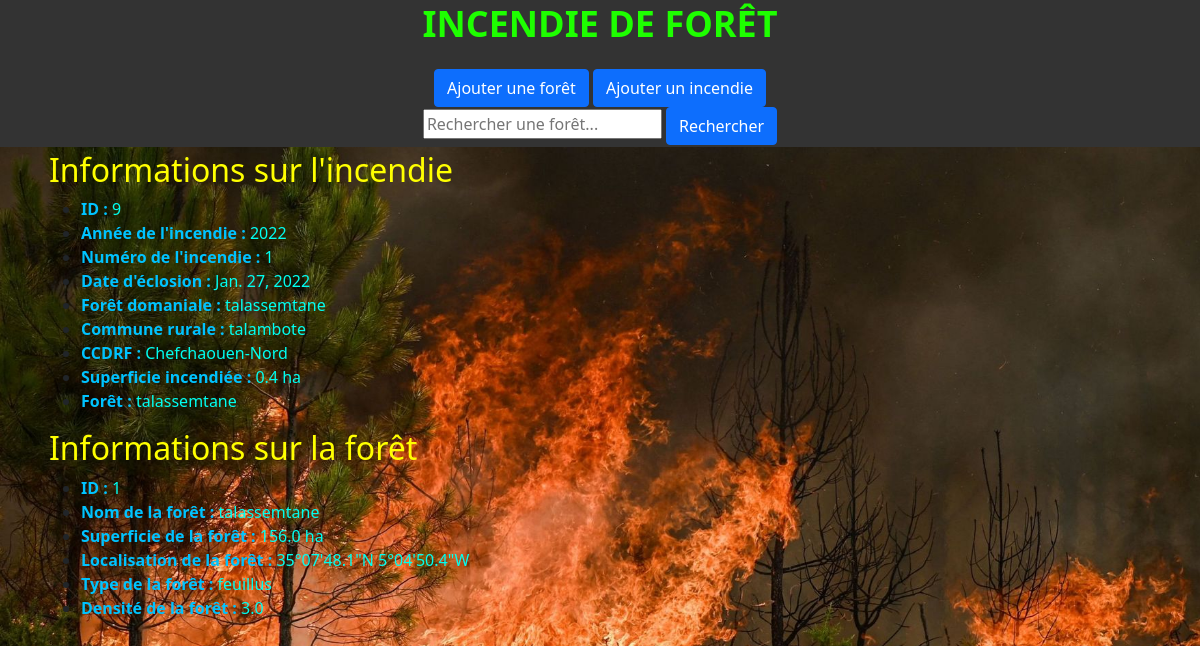
Screenshot of /incendie/9/ with the database file from the repository.
### incendie_foret/models.py (models this page shows, shortened)
class Incendie(models.Model):
    id_incendie = models.AutoField(primary_key=True)
    annee_incendie = models.IntegerField()
    numero = models.CharField(max_length=100)
    date_eclosion = models.DateField(default=timezone.now)
    foret_domaniale = models.CharField(max_length=100)
    commune_rurale = models.CharField(max_length=100)
    ccdrf = models.CharField(max_length=100)
    superficie_incendiee = models.FloatField()
    id_foret = models.ForeignKey(Foret, on_delete=models.CASCADE)

class Foret(models.Model):
    id_foret = models.AutoField(primary_key=True)
    nom = models.CharField(max_length=100)
    superficie = models.FloatField()
    localisation = models.CharField(max_length=100)
    type = models.CharField(max_length=100)
    densite = models.FloatField()
    def __str__(self):
        return self.nom

### incendie_foret/views.py (the view)
# urls.py: path('incendie/<int:pk>/', views.incendie_foret_detail, name='incendie_foret_detail'),
def incendie_foret_detail(request, pk):
    incendie = get_object_or_404(Incendie, pk=pk)
    return render(request, 'incendie_foret/incendie_foret_detail.html', {'incendie': incendie})

### incendie_foret/templates/incendie_foret/incendie_foret_detail.html
{% extends 'incendie_foret/base.html' %}
{% block content %}
<article class="incendie">
    <h2><span class="red-text">Informations sur l'incendie</span></h2>
    <ul>
        <li><strong><span class="blue-text">ID :</span></strong> <span class="info">{{ incendie.id_incendie }}</span></li>
        <li><strong><span class="blue-text">Année de l'incendie :</span></strong> <span class="info">{{ incendie.annee_incendie }}</span></li>
        <li><strong><span class="blue-text">Numéro de l'incendie :</span></strong> <span class="info">{{ incendie.numero }}</span></li>
        <li><strong><span class="blue-text">Date d'éclosion :</span></strong> <span class="info">{{ incendie.date_eclosion }}</span></li>
        <li><strong><span class="blue-text">Forêt domaniale :</span></strong> <span class="info">{{ incendie.foret_domaniale }}</span></li>
        <li><strong><span class="blue-text">Commune rurale :</span></strong> <span class="info">{{ incendie.commune_rurale }}</span></li>
        <li><strong><span class="blue-text">CCDRF :</span></strong> <span class="info">{{ incendie.ccdrf }}</span></li>
        <li><strong><span class="blue-text">Superficie incendiée :</span></strong> <span class="info">{{ incendie.superficie_incendiee }} ha</span></li>
        <li><strong><span class="blue-text">Forêt :</span></strong> <span class="info">{{ incendie.id_foret }}</span></li>
    </ul>
</article>
<article class="foret">
    <h2><span class="red-text">Informations sur la forêt</span></h2>
    <ul>
        <li><strong><span class="blue-text">ID :</span></strong> <span class="info">{{ incendie.id_foret.id_foret }}</span></li>
        <li><strong><span class="blue-text">Nom de la forêt :</span></strong> <span class="info">{{ incendie.id_foret.nom }}</span></li>
        <li><strong><span class="blue-text">Superficie de la forêt :</span></strong> <span class="info">{{ incendie.id_foret.superficie }} ha</span></li>
        <li><strong><span class="blue-text">Localisation de la forêt :</span></strong> <span class="info">{{ incendie.id_foret.localisation }}</span></li>
        <li><strong><span class="blue-text">Type de la forêt :</span></strong> <span class="info">{{ incendie.id_foret.type }}</span></li>
        <li><strong><span class="blue-text">Densité de la forêt :</span></strong> <span class="info">{{ incendie.id_foret.densite }}</span></li>
    </ul>
</article>
{% endblock %}

### incendie_foret/static/css/incendie.css (style rules this page uses)
body { background-image: url("./image/photo_incendie.jpg"); background-size: cover; background-repeat: no-repeat; background-position: center; margin: 0; padding-top: 150px; }
.info { color: #00fff2; }
.blue-text { color: #82ff44; }
.red-text { color: #ffff00; }
.blue-text { color: #00c3ff; }

### rows the page displays
Incendie: id_incendie "9", annee_incendie "2022", numero "1", date_eclosion "Jan. 27, 2022", foret_domaniale "talassemtane", commune_rurale "talambote", ccdrf "Chefchaouen-Nord", superficie_incendiee "0.4", id_foret "talassemtane", id_foret.id_foret "1", id_foret.nom "talassemtane", id_foret.superficie "156.0", id_foret.localisation "35°07'48.1\"N 5°04'50.4\"W", id_foret.type "feuillus", id_foret.densite "3.0"
